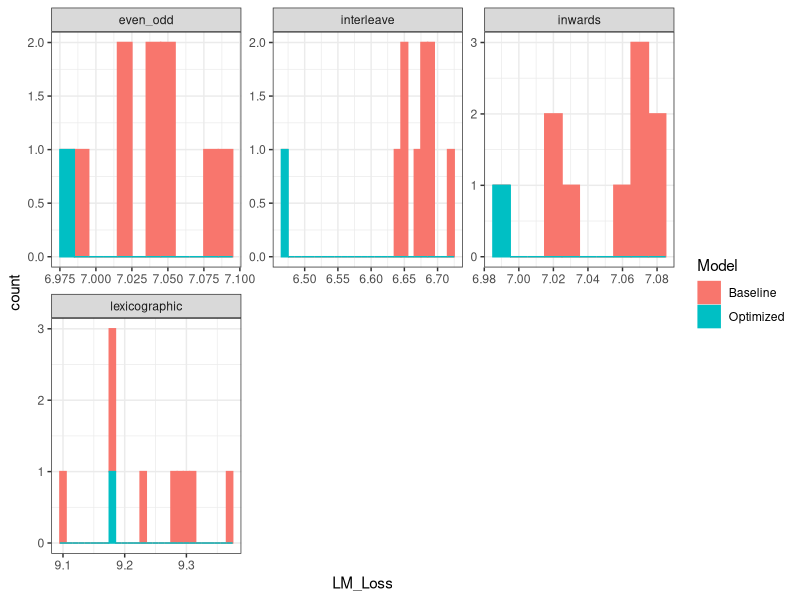

The R source for this figure:
library(dplyr)
library(tidyr)



dataS = read.csv("adversarial-lm.tsv", sep="\t")

library(ggplot2)




library(forcats)
dataS = dataS %>% mutate(Model = fct_recode(Model, "Baseline" = "manual_output_funchead_RANDOM", "Optimized" = "manual_output_funchead_two_coarse_lambda09_best_balanced"))
dataS = dataS %>% filter(Model %in% c("Baseline", "Optimized"))
dataS = dataS %>% group_by(Language, Model, FileName, Type) %>% summarise(LM_Loss = mean(LM_Loss))


plot = ggplot(data=dataS %>% filter(Language == "English"), aes(x=LM_Loss, group=Model, color=Model, fill = Model)) + 
      geom_histogram(binwidth=0.01) + facet_wrap(~Type, ncol=3, scales = "free") + theme_bw()


#ggsave(plot=plot, filename="adversarial-parse-english.pdf", height=6, width=10)



plot = ggplot(data=dataS %>% filter(Language == "Japanese"), aes(x=LM_Loss, group=Model, color=Model, fill = Model)) + 
      geom_histogram(binwidth=0.01) + facet_wrap(~Type, ncol=3, scales = "free") + theme_bw()

#ggsave(plot=plot, filename="adversarial-parse-japanese.pdf", height=6, width=10)

